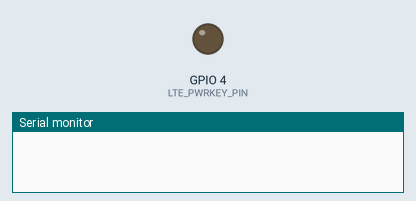
This sketch was run on a simulated ESP32. Parts: output pins drawn as LEDs (lit = HIGH), the last lines printed to the serial monitor. The modem accepts every AT command (registered, SIM ready, sends succeed) and sends nothing else; pins used as bus, display or sensor lines are not drawn.

Above: at 0.1 s.
At 0.6 s:
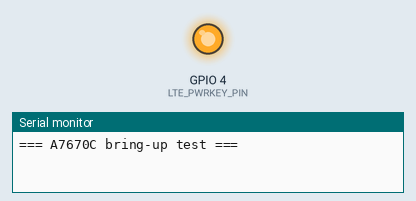
Timing chart, 0 to 3.5 s (numbered marks = the images above):
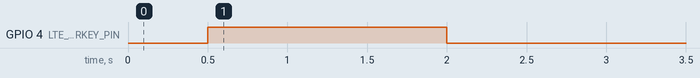

The sketch:

a7670c_test.ino
```cpp
/**
 * A7670C LTE Module Test — AT commands, network attach, MQTT publish
 *
 * Wiring:
 *   A7670C VCC   -> 5 V (needs 2.8–4.2 V and ≥ 2 A peak; use the buck converter)
 *   A7670C GND   -> GND (thick wire)
 *   A7670C TX    -> GPIO18 (ESP32 RX1)
 *   A7670C RX    -> GPIO19 (ESP32 TX1)
 *   A7670C PWRKEY-> GPIO4
 *   A7670C RESET -> GPIO5 (HIGH = run)
 *   + SIM card with data plan + LTE antenna connected!
 *
 * Verify: Serial Monitor @ 115200 shows:
 *   1. "Module detected" (AT exchange)
 *   2. "SIM READY" (AT+CPIN?)
 *   3. "RSSI: N" with N > 5 (AT+CSQ — 0–31, 99 = no signal)
 *   4. "PDP OK" (AT+CGACT=1,1) and an IP address
 *   5. "MQTT CONNECTED" + "MQTT PUBLISHED"
 * Then watch the message on the broker (EMQX dashboard → Topics, or
 * mosquitto_sub -t 'test/#' -v).
 *
 * Edit the broker settings below to match backend/docker-compose.yml.
 */

#include <Arduino.h>
#include <HardwareSerial.h>

HardwareSerial lteSerial(1);

#define LTE_BAUD       115200
#define LTE_RX_PIN     18
#define LTE_TX_PIN     19
#define LTE_PWRKEY_PIN 4
#define LTE_RESET_PIN  5

// ── Broker settings (match backend .env / docker-compose) ──────────
#define MQTT_BROKER  "192.168.1.100"
#define MQTT_PORT    1883
#define MQTT_USER    "smarttransit"
#define MQTT_PASS    "smarttransit_secret"
// APN for your SIM: "internet", "airtelgprs.com", "jionet", "www" ...
#define APN          "internet"

char resp[2048];
int respIdx = 0;

void setup() {
  Serial.begin(115200);
  pinMode(LTE_PWRKEY_PIN, OUTPUT);
  pinMode(LTE_RESET_PIN, OUTPUT);
  digitalWrite(LTE_PWRKEY_PIN, LOW);
  digitalWrite(LTE_RESET_PIN, HIGH);

  lteSerial.begin(LTE_BAUD, SERIAL_8N1, LTE_RX_PIN, LTE_TX_PIN);
  delay(500);

  Serial.println(F("\n=== A7670C bring-up test ==="));

  // Power on
  digitalWrite(LTE_PWRKEY_PIN, HIGH);
  delay(1500);
  digitalWrite(LTE_PWRKEY_PIN, LOW);
  delay(3000);

  if (!at("AT", "OK", 2000)) { Serial.println(F("✗ Module not responding")); return; }
  Serial.println(F("✓ Module detected"));

  at("AT+CMEE=2", "OK", 1000);
  at("AT+CFUN=1", "OK", 3000);
  at("AT+CNMP=38", "OK", 2000);    // LTE only
  at("AT+CMNB=1", "OK", 2000);     // Cat-M1

  // SIM
  String cp = atCommand("AT+CPIN?", 5000);
  if (cp.indexOf("READY") >= 0) Serial.println(F("✓ SIM READY"));
  else { Serial.printf("✗ SIM problem: %s\n", cp.c_str()); return; }

  // Signal
  String csq = atCommand("AT+CSQ", 2000);
  int s = csq.indexOf("+CSQ: ");
  if (s >= 0) Serial.printf("✓ RSSI: %s\n", csq.substring(s + 6, csq.indexOf(',', s)).c_str());
  else Serial.println(F("✗ No signal — check antenna and location"));

  // Network attach + PDP
  at("AT+CGATT=1", "OK", 10000);
  char apnCmd[64];
  snprintf(apnCmd, sizeof(apnCmd), "AT+CGDCONT=1,\"IP\",\"%s\"", APN);
  at(apnCmd, "OK", 3000);
  String pdp = atCommand("AT+CGACT=1,1", 15000);
  if (pdp.indexOf("OK") >= 0) Serial.println(F("✓ PDP context activated"));
  else { Serial.printf("✗ PDP failed: %s\n", pdp.c_str()); return; }

  String ip = atCommand("AT+CGPADDR=1", 3000);
  Serial.printf("IP: %s\n", ip.c_str());

  // MQTT
  char cmd[256];
  snprintf(cmd, sizeof(cmd), "AT+MQTTCONN=0,\"%s\",%d,\"%s\",\"%s\",60",
    MQTT_BROKER, MQTT_PORT, MQTT_USER, MQTT_PASS);
  String mq = atCommand(cmd, 15000);
  if (mq.indexOf("OK") >= 0) Serial.println(F("✓ MQTT CONNECTED"));
  else { Serial.printf("✗ MQTT connect failed: %s\n", mq.c_str()); return; }

  snprintf(cmd, sizeof(cmd),
    "AT+MQTTPUB=0,\"test/hello\",\"{\\\"msg\\\":\\\"hello from A7670C\\\"}\",1,0");
  String pub = atCommand(cmd, 8000);
  if (pub.indexOf("OK") >= 0) Serial.println(F("✓ MQTT PUBLISHED (topic test/hello)"));
  else Serial.printf("✗ Publish failed: %s\n", pub.c_str());

  Serial.println(F("\nDone. If you saw ✓ all the way, the module is good to go."));
}

void loop() {
  // Print any unsolicited messages from the module
  while (lteSerial.available()) {
    Serial.write(lteSerial.read());
  }
}

// ── helpers ─────────────────────────────────────────────────────────
bool at(const char* cmd, const char* expected, unsigned long timeout) {
  String r = atCommand(cmd, timeout);
  return r.indexOf(expected) >= 0;
}

String atCommand(const char* cmd, unsigned long timeout) {
  clearBuf();
  lteSerial.println(cmd);
  unsigned long start = millis();
  while (millis() - start < timeout) {
    while (lteSerial.available()) {
      char c = lteSerial.read();
      if (respIdx < (int)sizeof(resp) - 1) {
        resp[respIdx++] = c;
        resp[respIdx] = '\0';
      }
    }
    delay(10);
  }
  return String(resp);
}

void clearBuf() {
  memset(resp, 0, sizeof(resp));
  respIdx = 0;
}
```
